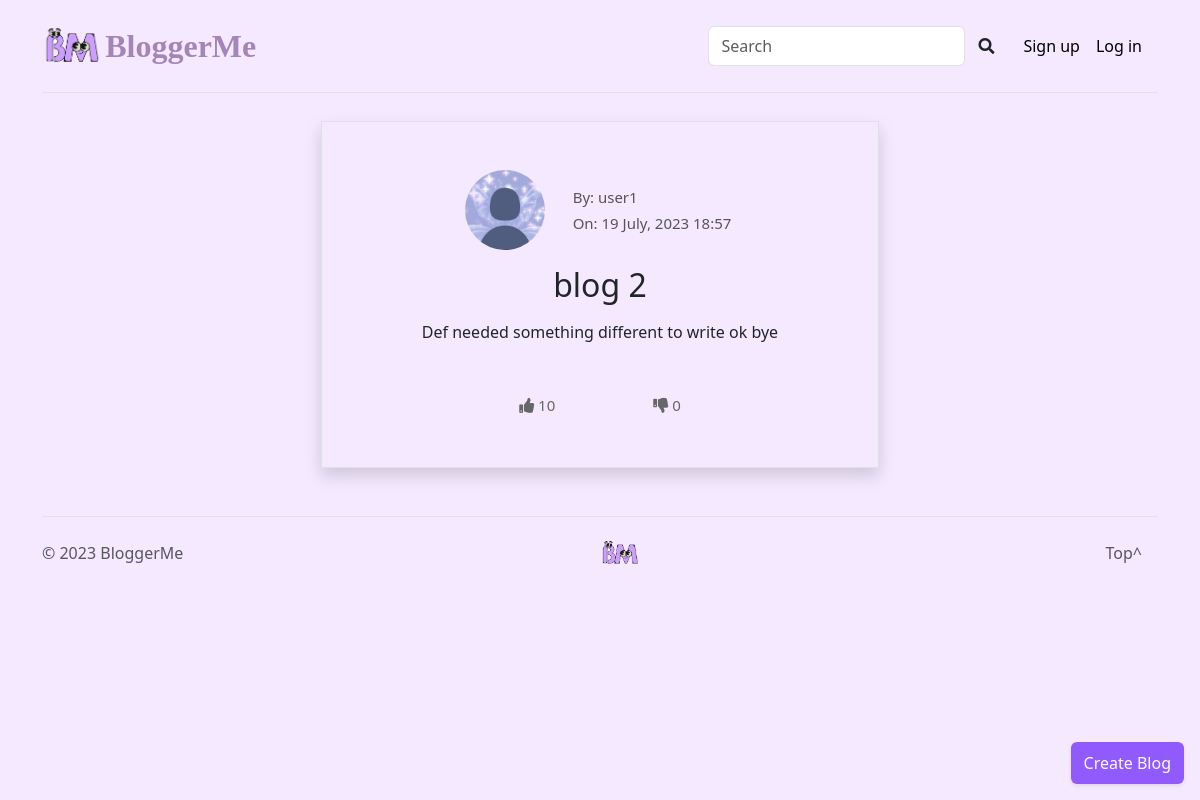
Page /posts/2/ on the committed database.
### blog/models.py (models this page shows, shortened)
class Post(models.Model):
    post_id = models.AutoField(primary_key=True)
    title = models.CharField(max_length=150)
    content = models.TextField()
    posted_on = models.DateTimeField(default=timezone.now)
    author = models.ForeignKey(User, on_delete = models.CASCADE)
    likes = models.PositiveIntegerField(default=0)
    dislikes = models.PositiveIntegerField(default=0)

### users/models.py (models this page shows, shortened)
class Profile(models.Model):
    user = models.OneToOneField(User, on_delete=models.CASCADE)
    pic = models.ImageField(default='default_profile.jpg' , upload_to='profile_pics')

### blog/views.py (the view)
# urls.py: path('posts/<int:pk>/', views.PostDetailView.as_view(), name='post-detail'),
class PostDetailView(DetailView):
    model = Post
    context_object_name = 'post'

### blog/templates/blog/post_detail.html (shortened to what this page needs)
{% extends 'blog/base.html' %}
{% load static %}
{% block body %}
    <div class="container mt-2 mb-5 d-flex flex-column box-shadow-sm">
        <div class="col-6 border align-self-center px-4 py-5 shadow">
            <div class="d-flex align-items-center justify-content-center">
                <img height="80" width="80" class="rounded-circle" src="{{ post.author.profile.pic.url }}">
                <div class="ms-4">
                    <p class="m-1 username">By: {{ post.author }}</p>
                    <p class="m-1 date">On: {{ post.posted_on|date:"d F, Y G:i" }}</p>
                </div>
            </div>
            <div class="d-flex flex-column align-items-center justify-content-center">
                <h2 class="mt-3 blog_title">{{ post.title }}</h2>
                <p class="mx-5 mt-2 mb-5">{{ post.content }}</p>
                <div class="d-flex">
                    <button class="mx-5 like" id="like_{{post.post_id}}" onclick=liked({{post.post_id}})>
                        <i class="fa fa-thumbs-up"></i>
                        <span class="icon">{{ post.likes }}</span>
                    </button>
                    <button class="mx-5 like" id="dislike_{{post.post_id}}" onclick=disliked({{post.post_id}})>
                        <i class="fa fa-thumbs-down"></i>
                        <span class="icon">{{ post.dislikes }}</span>
                    </button>
                </div>
            </div>
        </div>
    </div>
    <div class="position-fixed bottom-0 end-0 mb-3 me-3 rounded shadow-sm create-blog">
        <button style="color:#fff;" class="btn py-2 d-flex align-items-center">
            Create Blog
        </button>
    </div>
    <link href="{% static 'blog/css/home.css' %}" rel="stylesheet">
    <link href="{% static 'users/css/base.css' %}" rel="stylesheet">
    <link rel="stylesheet" href="https://cdnjs.cloudflare.com/ajax/libs/font-awesome/5.15.3/css/all.min.css" />
{% endblock body %}

### blog/static/blog/css/home.css (style rules this page uses)
.create-blog { background: rgb(145, 90, 300); }
.username, .date { color: #555; font-size: 15px; }
.like { background: none; border: unset; outline: 0; font-size: 15px; cursor: pointer; color: #65676b; padding: 2px 1px; z-index: 10; }

### rows in the picture
Post: author.profile.pic (placeholder picture), author "user1", posted_on "19 July, 2023 18:57", title "blog 2", content "Def needed something different to write ok bye", likes "10", dislikes "0"
